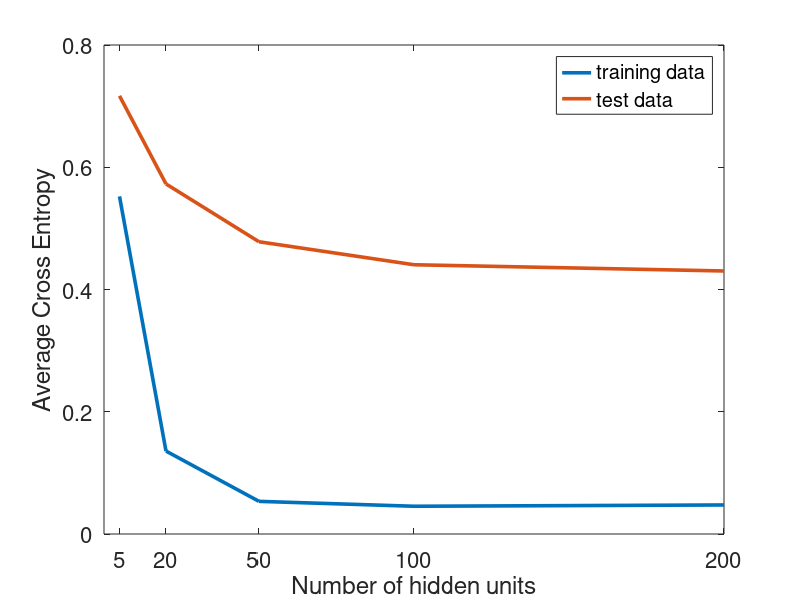
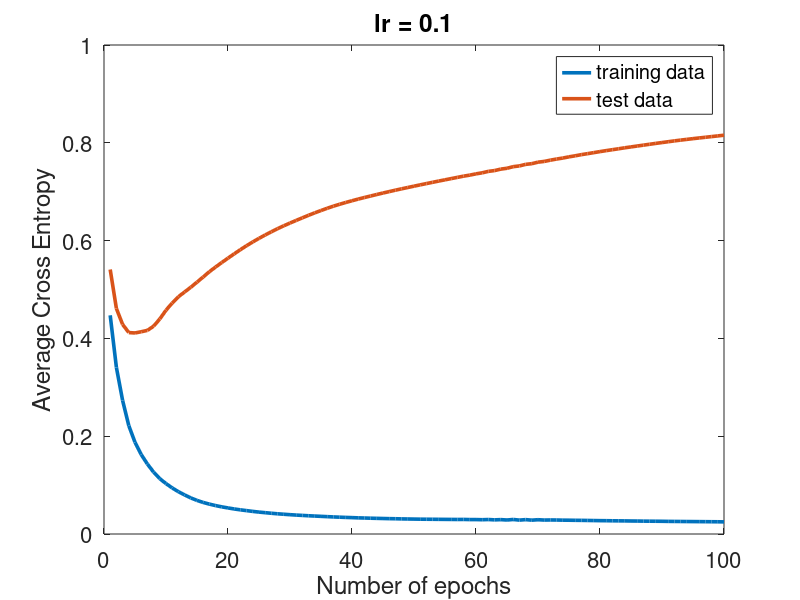
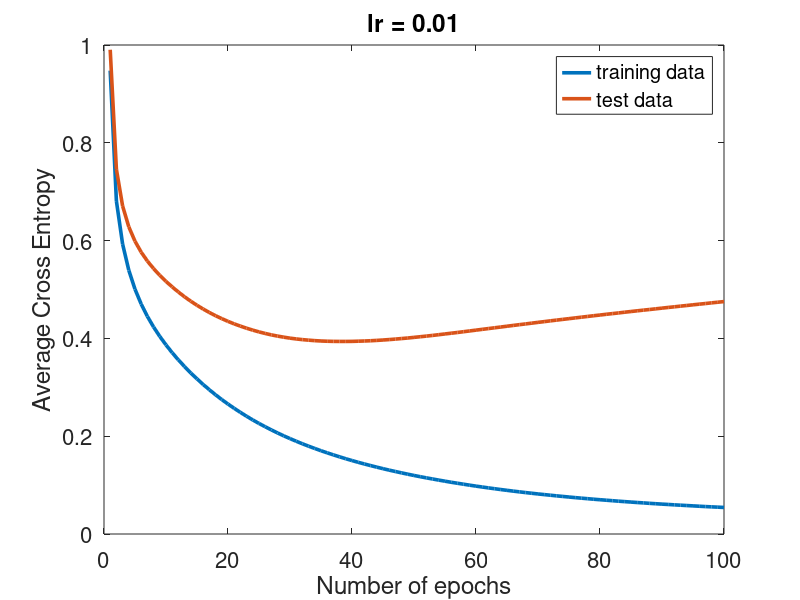
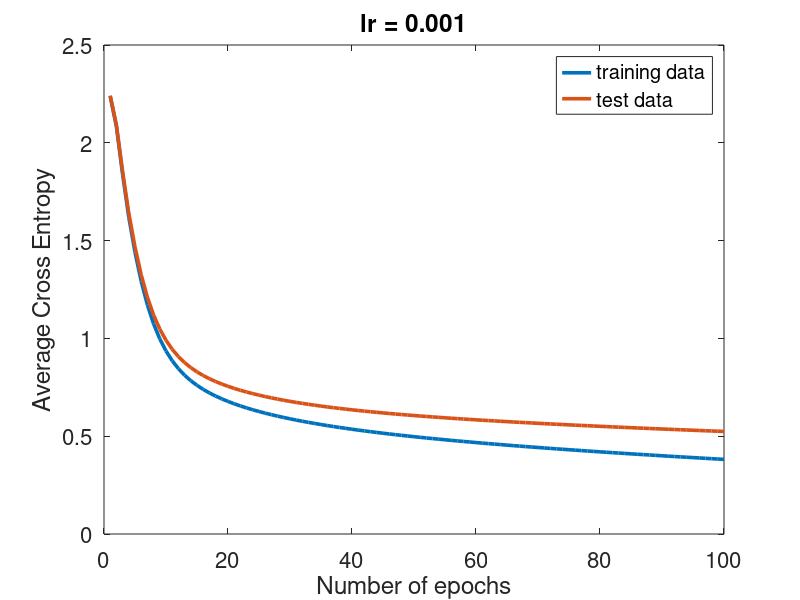

MATLAB code to generate these figures, in order:
% Empirical Part
% Q1)
% -epoch = 100
close all;clc;clear;
HiddenUnit       = [ 200 100 50 20 5];
AverageJ_train   = [ 0.0475 0.0454 0.0534 0.1357 0.5523];
AverageJ_test    = [0.4303 0.4405 0.4781 0.5727 0.7168];
figure(1)
plot(HiddenUnit,AverageJ_train,'linewidth',2.6);
hold on
plot(HiddenUnit,AverageJ_test,'linewidth',2.6);
xticks([5 20 50 100 200]);
xlabel("Number of hidden units");
ylabel("Average Cross Entropy");
legend({"training data","test data"},'fontsize',16);
set(gca,'FontSize',16)
saveas(gcf,'Q1.png')


% Q3) : -epoch = 100
% lr = 0.1
%a = load("train_01.csv",'-ascii');
%b = load("test_01.csv",'-ascii');
load('a');
load('b');
training_J = a(:,2);
test_J     = b(:,2);
epoch      = a(:,1);
figure(2)
plot(epoch,training_J,'linewidth',2.6);
hold on
plot(epoch,test_J,'linewidth',2.6);
xlabel("Number of epochs");
ylabel("Average Cross Entropy");
legend("training data","test data");
title("lr = 0.1");
set(gca,'FontSize',16)
saveas(gcf,'lr0_1.png')


% lr = 0.01
tr = load("train_001.csv",'-ascii');
ts = load("test_001.csv",'-ascii');
training_J = tr(:,2);
test_J     = ts(:,2);
epoch      = tr(:,1);
figure(3)
plot(epoch,training_J,'linewidth',2.6);
hold on
plot(epoch,test_J,'linewidth',2.6);
xlabel("Number of epochs");
ylabel("Average Cross Entropy");
legend("training data","test data");
title("lr = 0.01");
set(gca,'FontSize',16)
saveas(gcf,'lr0_01.png')

%lr = 0.001
tr = load("train_0001.csv",'-ascii');
ts = load("test_0001.csv",'-ascii');
training_J = tr(:,2);
test_J     = ts(:,2);
epoch      = tr(:,1);
figure(4)
plot(epoch,training_J,'linewidth',2.6);
hold on
plot(epoch,test_J,'linewidth',2.6);
xlabel("Number of epochs");
ylabel("Average Cross Entropy");
legend("training data","test data");
title("lr = 0.001");
set(gca,'FontSize',16)
saveas(gcf,'lr0_001.png')